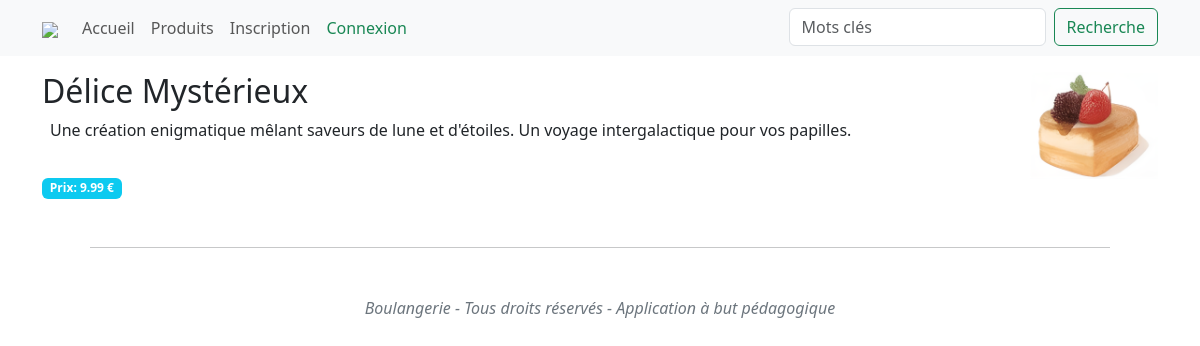
Screenshot of /product.php?id=1 with the database file from the repository.
### tables this page shows
CREATE TABLE `products` (
  `id` int NOT NULL,
  `name` text NOT NULL,
  `description` text NOT NULL,
  `price` decimal(5,2) NOT NULL
);

### includes/db.php (called while the page is built, shortened)
<?php
require_once("includes/config.php");
$pdo = new PDO(
    "mysql:host=$database_host;dbname=$database_name;charset=utf8",
    $database_user,
    $database_password
);
function product_exists($id): bool
{
    global $pdo;
    $sql = "SELECT * FROM products WHERE id = " . $id;
    $stmt = $pdo->query($sql);
    $product = $stmt->fetch(PDO::FETCH_ASSOC);
    return $product !== false;
}
function get_product(int $id): array
{
    global $pdo;
    $sql = "SELECT * FROM products WHERE id = :id";
    $stmt = $pdo->prepare($sql);
    $stmt->execute(['id' => $id]);
    return $stmt->fetch(PDO::FETCH_ASSOC);
}

### product.php (the view, shortened to what this page needs)
<?php require('includes/db.php'); ?>
<?php
$product_exists = product_exists($_GET['id']);
if ($product_exists) {
    $product = get_product($_GET['id']);
}
?>
<?php require('includes/header.php'); ?>
<img src="products/<?php echo $product['id']; ?>.png" width="128" class="float-end" alt="<?php echo $product['name']; ?>" />
<?php if (!$product_exists) { ?>
    <h2>
        Produit non trouvé!
    </h2>
    Désolé, le produit demandé n'existe pas.
<?php } else { ?>
    <h2>
        <?= $product['name']; ?>
    </h2>
    <div class="m-2 text-italic">
        <?= $product['description']; ?>
    </div>
    <br />
    <span class="badge bg-info badge-pill">
        Prix: <?= $product['price']; ?> €
    </span>
<?php } ?>
<?php require('includes/footer.php'); ?>

### rows the page displays
products: name "Délice Mystérieux", description "Une création enigmatique mêlant saveurs de lune et d'étoiles. Un voyage intergalactique pour vos papilles.", price "9.99"

### other values shown
$label "Accueil Produits Inscription Connexion"
